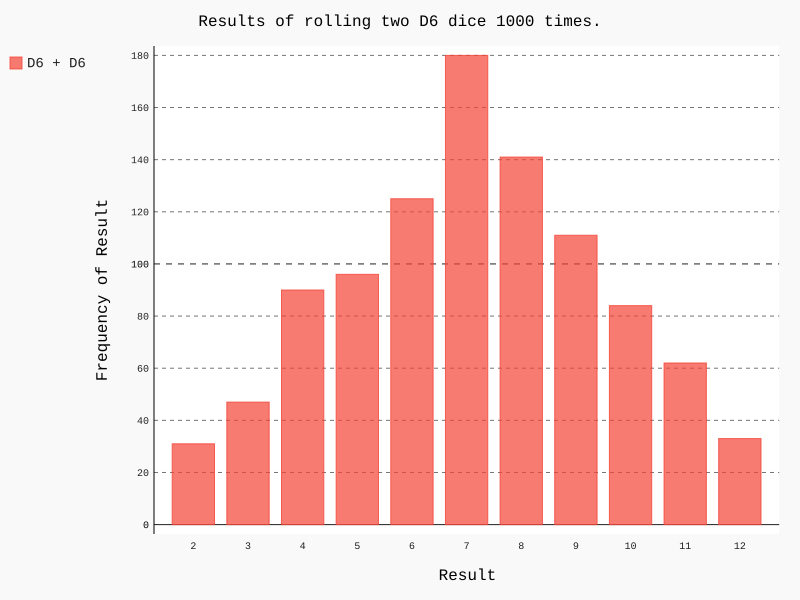

The Python source for this figure:
# -*- coding: utf-8 -*-
# Created by: ZhaoDongshuang
# Created on: 18-2-5

import pygal

from DataShow.die import Die

# 创建两个 D6 骰子
die_1 = Die()
die_2 = Die()
# 掷骰子多次,并将结果存储到一个列表中
results = []
for roll_num in range(1000):
    result = die_1.roll() + die_2.roll()
    results.append(result)

# 分析结果
frequencies = []
max_result = die_1.num_sides + die_2.num_sides
for value in range(2, max_result+1):
    frequency = results.count(value)
    frequencies.append(frequency)

# 可视化结果
hist = pygal.Bar()
hist.title = "Results of rolling two D6 dice 1000 times."
hist.x_labels = ['2', '3', '4', '5', '6', '7', '8', '9', '10', '11', '12']
hist.x_title = "Result"
hist.y_title = "Frequency of Result"
hist.add('D6 + D6', frequencies)
hist.render_to_file('dice_visual.svg')
